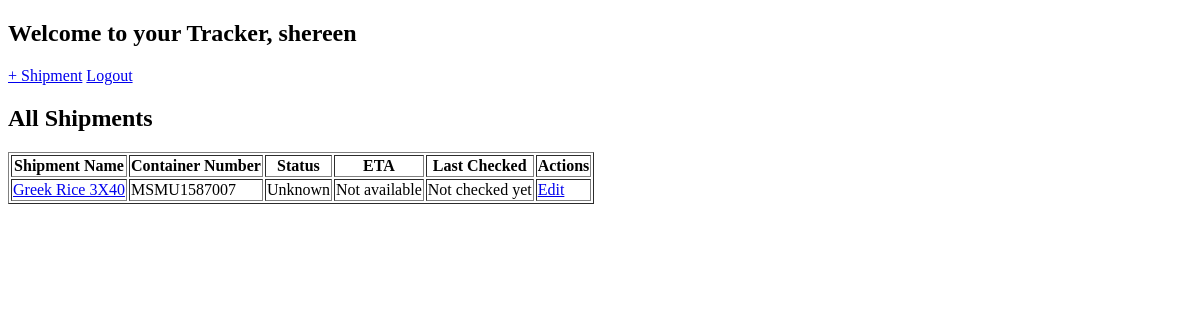
Before: /dashboard (signed in) with the older database file.
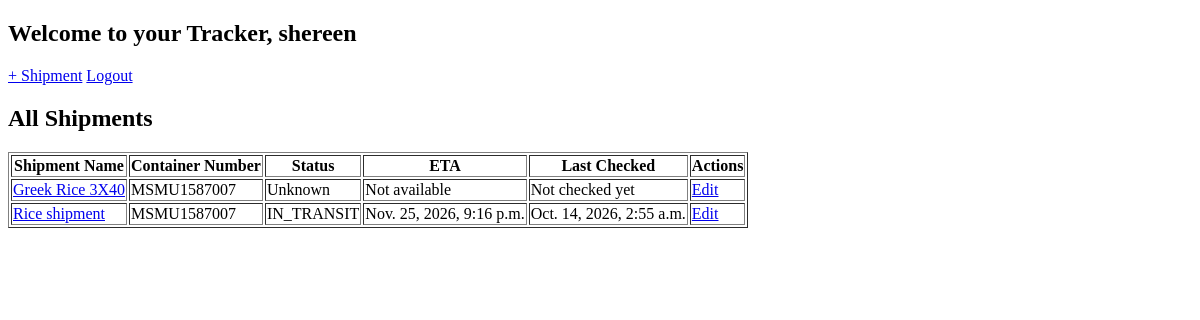
After: the same page with the newer database file.
### container_tracker_app/models.py (models this page shows)
class Shipment(models.Model):
    name=models.CharField(max_length=100)
    number=models.CharField(max_length=20)
    status=models.CharField(max_length=100,default="Unknown")
    eta=models.DateTimeField(null=True,blank=True)
    ata = models.DateTimeField(null=True, blank=True)
    vessel=models.CharField(max_length=150,blank=True)
    origin=models.CharField(max_length=150,blank=True)
    destination=models.CharField(max_length=150,blank=True)
    lastchecked=models.DateTimeField(null=True,blank=True)
    user=models.ForeignKey(User,related_name="shipments",on_delete=models.DO_NOTHING)
    created_at=models.DateField(auto_now_add=True)
    updated_at=models.DateField(auto_now=True)
    objects=shipmentManager()

### container_tracker_app/views.py (the view)
# urls.py: path('dashboard', views.shipments, name='dashboard'),
def shipments(request):
    if "user_id" not in request.session:
        return redirect("/")
    else:
        user=User.objects.get(id=request.session['user_id'])
        shipments=Shipment.objects.all()
        context={
            "user":user,
            "shipments":shipments
        }
        return render(request,"dashboard.html",context)

### container_tracker_app/templates/dashboard.html (shortened to what this page needs)
<!DOCTYPE html>
<html lang="en">
<head>
    {% load static %}
    <link rel="stylesheet" href="{% static 'css/style.css' %}">
</head>
<body>
    <h2>Welcome to your Tracker, {{ user.firstname }}</h2>
    <a href="{% url 'create_shipment' %}">+ Shipment</a>
    <a href="{% url 'logout' %}">Logout</a>
    <h2>All Shipments</h2>
    <table border="1">
        <thead>
            <tr>
                <th>Shipment Name</th>
                <th>Container Number</th>
                <th>Status</th>
                <th>ETA</th>
                <th>Last Checked</th>
                <th>Actions</th>
            </tr>
        </thead>
        <tbody>
            {% for shipment in shipments %}
            <tr>
                <td>
                    <a href="{% url 'view_shipment' shipment.id %}">
                        {{ shipment.name }}
                    </a>
                </td>
                <td>{{ shipment.number }}</td>
                <td>{{ shipment.status }}</td>
                <td>{{ shipment.eta|default:"Not available" }}</td>
                <td>{{ shipment.lastchecked|default:"Not checked yet" }}</td>
                <td>
                    {% if shipment.user_id == user.id %}
                        <a href="{% url 'edit_shipment' shipment.id %}">
                            Edit
                        </a>
                    {% else %}
                        <a href="{% url 'view_shipment' shipment.id %}">
                            Details
                        </a>
                    {% endif %}
                </td>
            </tr>
            {% empty %}
            <tr>
                <td colspan="6">No shipments have been added yet.</td>
            </tr>
            {% endfor %}
        </tbody>
    </table>
</body>
</html>

Changed rows visible on the page:
added Shipment: name "Rice shipment", number "MSMU1587007", status "IN_TRANSIT", eta "Nov. 25, 2026, 9:16 p.m.", lastchecked "Oct. 14, 2026, 2:55 a.m.", shows "Edit"
